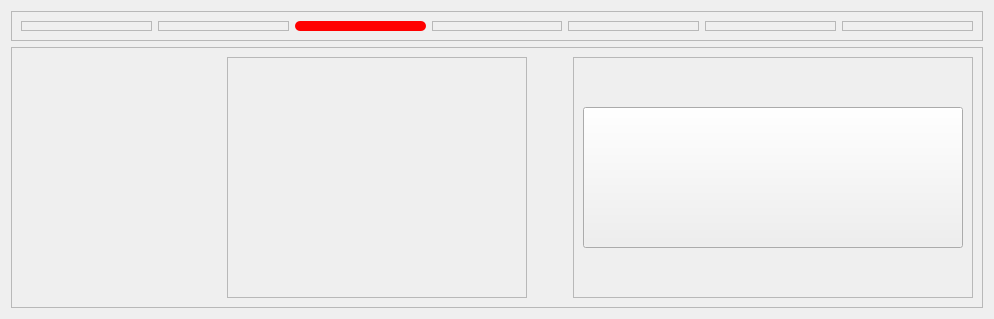
             <widget class="QWidget" name="CDFreqPage">
              <layout class="QVBoxLayout" name="verticalLayout_12">
               <item>
                <widget class="QFrame" name="frame_35">
                 <property name="minimumSize">
                  <size>
                   <width>0</width>
                   <height>30</height>
                  </size>
                 </property>
                 <property name="maximumSize">
                  <size>
                   <width>16777215</width>
                   <height>30</height>
                  </size>
                 </property>
                 <property name="frameShape">
                  <enum>QFrame::StyledPanel</enum>
                 </property>
                 <property name="frameShadow">
                  <enum>QFrame::Raised</enum>
                 </property>
                 <layout class="QHBoxLayout" name="horizontalLayout_7">
                  <item>
                   <widget class="QFrame" name="frame_36">
                    <property name="frameShape">
                     <enum>QFrame::StyledPanel</enum>
                    </property>
                    <property name="frameShadow">
                     <enum>QFrame::Raised</enum>
                    </property>
                   </widget>
                  </item>
                  <item>
                   <widget class="QFrame" name="frame_38">
                    <property name="frameShape">
                     <enum>QFrame::StyledPanel</enum>
                    </property>
                    <property name="frameShadow">
                     <enum>QFrame::Raised</enum>
                    </property>
                   </widget>
                  </item>
                  <item>
                   <widget class="QFrame" name="frame_37">
                    <property name="styleSheet">
                     <string notr="true">background-color: rgb(255, 0, 0);
border-radius : 5px;
border: none;</string>
                    </property>
                    <property name="frameShape">
                     <enum>QFrame::StyledPanel</enum>
                    </property>
                    <property name="frameShadow">
                     <enum>QFrame::Raised</enum>
                    </property>
                   </widget>
                  </item>
                  <item>
                   <widget class="QFrame" name="frame_39">
                    <property name="frameShape">
                     <enum>QFrame::StyledPanel</enum>
                    </property>
                    <property name="frameShadow">
                     <enum>QFrame::Raised</enum>
                    </property>
                   </widget>
                  </item>
                  <item>
                   <widget class="QFrame" name="frame_40">
                    <property name="frameShape">
                     <enum>QFrame::StyledPanel</enum>
                    </property>
                    <property name="frameShadow">
                     <enum>QFrame::Raised</enum>
                    </property>
                   </widget>
                  </item>
                  <item>
                   <widget class="QFrame" name="frame_41">
                    <property name="frameShape">
                     <enum>QFrame::StyledPanel</enum>
                    </property>
                    <property name="frameShadow">
                     <enum>QFrame::Raised</enum>
                    </property>
                   </widget>
                  </item>
                  <item>
                   <widget class="QFrame" name="frame_42">
                    <property name="frameShape">
                     <enum>QFrame::StyledPanel</enum>
                    </property>
                    <property name="frameShadow">
                     <enum>QFrame::Raised</enum>
                    </property>
                   </widget>
                  </item>
                 </layout>
                </widget>
               </item>
               <item>
                <widget class="QFrame" name="frame_22">
                 <property name="frameShape">
                  <enum>QFrame::StyledPanel</enum>
                 </property>
                 <property name="frameShadow">
                  <enum>QFrame::Raised</enum>
                 </property>
                 <layout class="QHBoxLayout" name="horizontalLayout_8">
                  <item>
                   <widget class="QFrame" name="frame_43">
                    <property name="sizePolicy">
                     <sizepolicy hsizetype="Expanding" vsizetype="Expanding">
                      <horstretch>0</horstretch>
                      <verstretch>0</verstretch>
                     </sizepolicy>
                    </property>
                    <property name="minimumSize">
                     <size>
                      <width>200</width>
                      <height>0</height>
                     </size>
                    </property>
                    <property name="styleSheet">
                     <string notr="true">image: url(:/Asset/Asset/Modul 5.png);
border: none;</string>
                    </property>
                    <property name="frameShape">
                     <enum>QFrame::StyledPanel</enum>
                    </property>
                    <property name="frameShadow">
                     <enum>QFrame::Raised</enum>
                    </property>
                   </widget>
                  </item>
                  <item>
                   <widget class="QFrame" name="frame_44">
                    <property name="minimumSize">
                     <size>
                      <width>300</width>
                      <height>0</height>
                     </size>
                    </property>
                    <property name="frameShape">
                     <enum>QFrame::StyledPanel</enum>
                    </property>
                    <property name="frameShadow">
                     <enum>QFrame::Raised</enum>
                    </property>
                    <layout class="QVBoxLayout" name="verticalLayout_10">
                     <item>
                      <widget class="QFrame" name="frame_45">
                       <property name="sizePolicy">
                        <sizepolicy hsizetype="Expanding" vsizetype="Expanding">
                         <horstretch>0</horstretch>
                         <verstretch>0</verstretch>
                        </sizepolicy>
                       </property>
                       <property name="styleSheet">
                        <string notr="true">image: url(:/Asset/Asset/CDFreq.png);
border: none;</string>
                       </property>
                       <property name="frameShape">
                        <enum>QFrame::StyledPanel</enum>
                       </property>
                       <property name="frameShadow">
                        <enum>QFrame::Raised</enum>
                       </property>
                      </widget>
                     </item>
                    </layout>
                   </widget>
                  </item>
                  <item>
                   <spacer name="horizontalSpacer_3">
                    <property name="orientation">
                     <enum>Qt::Horizontal</enum>
                    </property>
                    <property name="sizeHint" stdset="0">
                     <size>
                      <width>40</width>
                      <height>20</height>
                     </size>
                    </property>
                   </spacer>
                  </item>
                  <item>
                   <widget class="QFrame" name="frame_46">
                    <property name="minimumSize">
                     <size>
                      <width>400</width>
                      <height>0</height>
                     </size>
                    </property>
                    <property name="sizeIncrement">
                     <size>
                      <width>0</width>
                      <height>0</height>
                     </size>
                    </property>
                    <property name="frameShape">
                     <enum>QFrame::StyledPanel</enum>
                    </property>
                    <property name="frameShadow">
                     <enum>QFrame::Raised</enum>
                    </property>
                    <layout class="QVBoxLayout" name="verticalLayout_11">
                     <item>
                      <spacer name="verticalSpacer_5">
                       <property name="orientation">
                        <enum>Qt::Vertical</enum>
                       </property>
                       <property name="sizeHint" stdset="0">
                        <size>
                         <width>20</width>
                         <height>40</height>
                        </size>
                       </property>
                      </spacer>
                     </item>
                     <item>
                      <widget class="QPushButton" name="RunCDFreq">
                       <property name="sizePolicy">
                        <sizepolicy hsizetype="Expanding" vsizetype="Preferred">
                         <horstretch>0</horstretch>
                         <verstretch>0</verstretch>
                        </sizepolicy>
                       </property>
                       <property name="minimumSize">
                        <size>
                         <width>0</width>
                         <height>141</height>
                        </size>
                       </property>
                       <property name="styleSheet">
                        <string notr="true">QPushButton {
 		background-color: rgba(0, 255, 0, 255);
		border-color: rgb(255, 255, 255);
		border-radius : 2px;
		color: rgb(255, 255, 255);
		image: url(:/Asset/Asset/Run1.png);
		font-size: 40px;
		padding:7px;
		font-family: "SF Pro Display"; 
			font-weight: bold; 
    		font-style: normal;

}

/* Saat mouse hover */
QPushButton:hover {
	image: url(:/Asset/Asset/Run2.png);
    background-color: rgba(0, 200, 0, 225);
};
border: none;</string>
                       </property>
                       <property name="text">
                        <string />
                       </property>
                      </widget>
                     </item>
                     <item>
                      <spacer name="verticalSpacer_6">
                       <property name="orientation">
                        <enum>Qt::Vertical</enum>
                       </property>
                       <property name="sizeHint" stdset="0">
                        <size>
                         <width>20</width>
                         <height>40</height>
                        </size>
                       </property>
                      </spacer>
                     </item>
                    </layout>
                   </widget>
                  </item>
                 </layout>
                </widget>
               </item>
              </layout>
             </widget>
